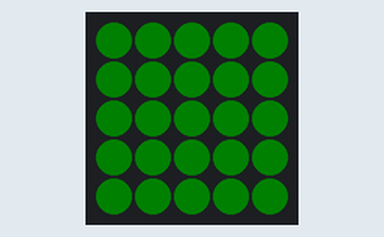
The sketch below on a simulated ESP32. On the bench: 5×5 RGB LED matrix (first LED top left, wired row by row). Dim RGB values are drawn brighter than linear.

Above: at 0.1 s.
At 1.1 s:
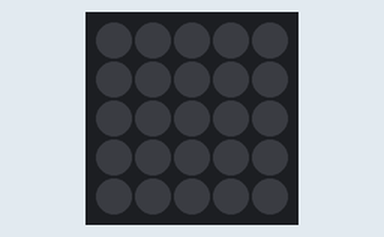

Measured:
- what the display in image 1 shows lasts 1.0 s, from 1.0 s to 2.0 s

The sketch:

01_blink_disbuff.ino
```cpp
#include "M5Atom.h"

uint8_t DisBuff[2 + 5 * 5 * 3];

void setup() {
  M5.begin(true, false, true);
}

void loop() {
  DisBuff[0] = 0x05;
  DisBuff[1] = 0x05;

  for (int i = 0; i < 25;i++){
    DisBuff[2 + i * 3 + 0] = 0x20;
    DisBuff[2 + i * 3 + 1] = 0x00;
    DisBuff[2 + i * 3 + 2] = 0x00;
  }

  M5.dis.displaybuff(DisBuff);
  delay(1000);

  for (int i = 0; i < 25; i++)
  {
    DisBuff[2 + i * 3 + 0] = 0x00;
    DisBuff[2 + i * 3 + 1] = 0x00;
    DisBuff[2 + i * 3 + 2] = 0x00;
  }

  M5.dis.displaybuff(DisBuff);
  delay(1000);
}
```
